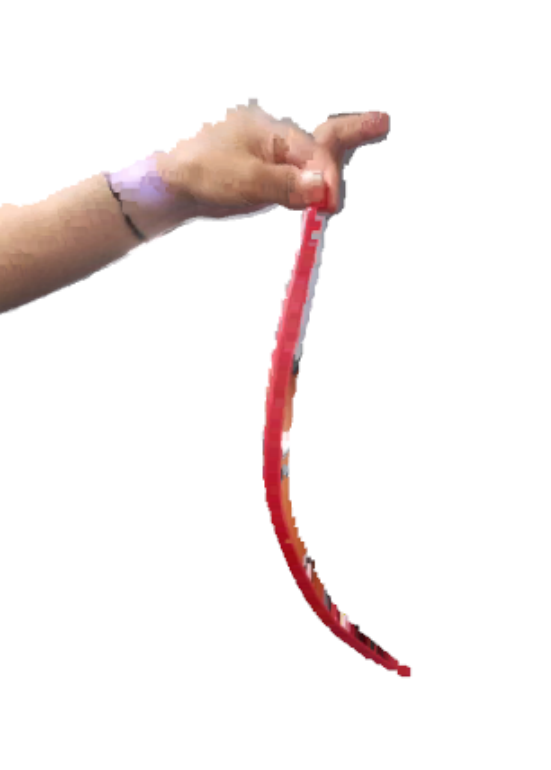
#> input picture documents/TestDoc/RGBtest.png, 551 x 770 px, found by its file name
$ python RGBMeasuringTools.py
#> lines starting #> are read from the running program, lines starting #| are printed output that depends on the picture; after the words box and inside, x2 and y2 are one past the last pixel; in counts of white or black regions, pixels touching at a corner belong together
# Function: This script is used to measure the RGB value of a specific color
# in an image and real-time show the mask and result of the color
# Author: Shen Guang-hui
# Create date: 2024-08-15
# Version: 1.0
# Environment: Windows 11, Python 3.8.0

import cv2
import numpy as np

path = r'..\\documents\\TestDoc\\RGBtest.png'  # 图像的位置，使用时仅需修改这一属性

# 滑动条的回调函数，获取滑动条位置处的值
def empty(a):
    r_min = cv2.getTrackbarPos("Red Min", "TrackBars")
    r_max = cv2.getTrackbarPos("Red Max", "TrackBars")
    g_min = cv2.getTrackbarPos("Green Min", "TrackBars")
    g_max = cv2.getTrackbarPos("Green Max", "TrackBars")
    b_min = cv2.getTrackbarPos("Blue Min", "TrackBars")
    b_max = cv2.getTrackbarPos("Blue Max", "TrackBars")
    print(r_min, r_max, g_min, g_max, b_min, b_max)
    return r_min, r_max, g_min, g_max, b_min, b_max

# 创建一个窗口，放置6个滑动条
cv2.namedWindow("TrackBars")
cv2.resizeWindow("TrackBars", 640, 240)
cv2.createTrackbar("Red Min", "TrackBars", 0, 255, empty)
#> slider 'Red Min' is set to 51
cv2.createTrackbar("Red Max", "TrackBars", 255, 255, empty)
cv2.createTrackbar("Green Min", "TrackBars", 0, 255, empty)
#> slider 'Green Min' is set to 51
cv2.createTrackbar("Green Max", "TrackBars", 255, 255, empty)
cv2.createTrackbar("Blue Min", "TrackBars", 0, 255, empty)
#> slider 'Blue Min' is set to 51
cv2.createTrackbar("Blue Max", "TrackBars", 255, 255, empty)

while True:
    img = cv2.imread(path)
#> img is the input picture: shape (770, 551, 3); mean B, G, R 239.5, 240.3, 246.5
    # 调用回调函数，获取滑动条的值
    r_min, r_max, g_min, g_max, b_min, b_max = empty(0)
    lower = np.array([b_min, g_min, r_min])
    upper = np.array([b_max, g_max, r_max])
    # 获得指定颜色范围内的掩码
    mask = cv2.inRange(img, lower, upper)
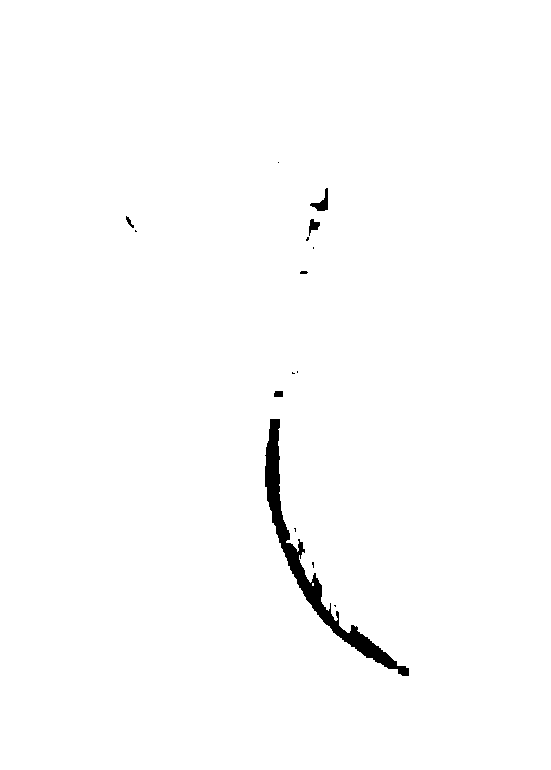
#> mask: shape (770, 551); 99% white; 15 black regions (9 under 20 px), largest, box (x1, y1, x2, y2) and area: (265, 419, 409, 676) 3880, (310, 188, 328, 211) 171, (309, 219, 320, 236) 97, (274, 391, 283, 397) 52, (126, 216, 134, 228) 37, (300, 271, 308, 274) 21
    # 对原图图像进行按位与的操作，掩码区域保留
    imgResult = cv2.bitwise_and(img, img, mask=mask)
    # 将掩码应用到原始图像上
    mask_rgb = cv2.cvtColor(mask, cv2.COLOR_GRAY2BGR)
    cv2.imshow("Mask", mask_rgb)
    cv2.imshow("Result", imgResult)
    cv2.waitKey(1)
